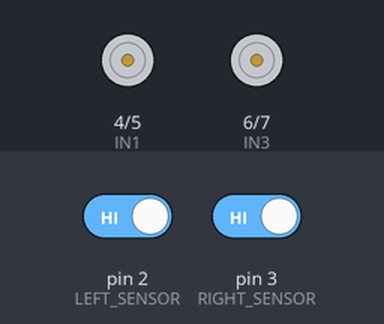
Recording of a sketch running on a simulated Arduino Uno, built with avr-gcc and run on an emulated ATmega328P. On the bench: motor-driver pin pairs drawn as motors (green arrow = first pin HIGH = forward, orange = second pin HIGH = backward, longer = more drive). Inputs (shaded band) come from the test bench; at power-on: pin 2 (LEFT_SENSOR) HIGH, pin 3 (RIGHT_SENSOR) HIGH.

Above: at 1.2 s.
1.3 s: pin 2 (LEFT_SENSOR) driven LOW
At 1.9 s:
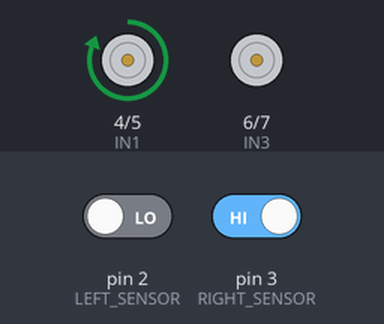
2.8 s: pin 3 (RIGHT_SENSOR) driven LOW
At 4.0 s:
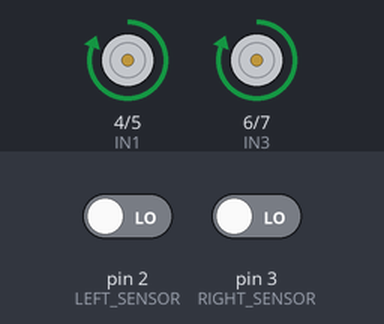
4.3 s: pin 2 (LEFT_SENSOR) driven HIGH
At 5.4 s:
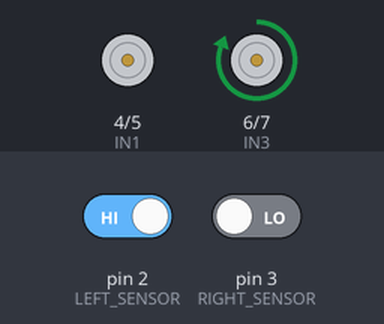
5.8 s: pin 3 (RIGHT_SENSOR) driven HIGH
At 6.5 s:
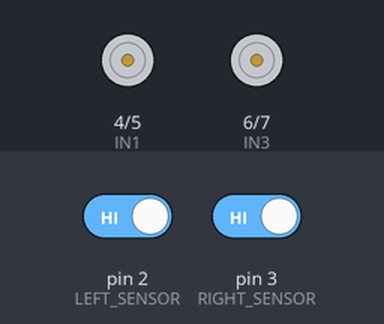
Timing chart, 0 to 8.3 s (numbered marks = the images above; inputs shaded):
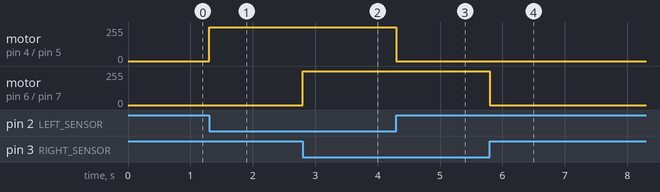

Measured:
- after the input at 1.3 s, motor on pin 4 (IN1) / pin 5 (IN2): stopped → forward 255/255 at once
- after the input at 2.8 s, motor on pin 6 (IN3) / pin 7 (IN4): stopped → forward 255/255 at once
- after the input at 4.3 s, motor on pin 4 (IN1) / pin 5 (IN2): forward 255/255 → stopped at once
- after the input at 5.8 s, motor on pin 6 (IN3) / pin 7 (IN4): forward 255/255 → stopped at once

The sketch:

LINE_FOLLOWER_ROBOT_2_IR.ino
```cpp
// IR Sensor Pins
#define LEFT_SENSOR 2
#define RIGHT_SENSOR 3

// Motor Driver Pins
#define IN1 4
#define IN2 5
#define IN3 6
#define IN4 7

void setup()
{
  pinMode(LEFT_SENSOR, INPUT);
  pinMode(RIGHT_SENSOR, INPUT);

  pinMode(IN1, OUTPUT);
  pinMode(IN2, OUTPUT);
  pinMode(IN3, OUTPUT);
  pinMode(IN4, OUTPUT);
}

void loop()
{
  int left = digitalRead(LEFT_SENSOR);
  int right = digitalRead(RIGHT_SENSOR);

  // Both sensors on line
  if (left == 0 && right == 0)
  {
    forward();
  }
  // Left sensor off line
  else if (left == 1 && right == 0)
  {
    turnLeft();
  }
  // Right sensor off line
  else if (left == 0 && right == 1)
  {
    turnRight();
  }
  // Both off line
  else
  {
    stopRobot();
  }
}

void forward()
{
  digitalWrite(IN1, HIGH);
  digitalWrite(IN2, LOW);
  digitalWrite(IN3, HIGH);
  digitalWrite(IN4, LOW);
}

void turnLeft()
{
  digitalWrite(IN1, LOW);
  digitalWrite(IN2, LOW);
  digitalWrite(IN3, HIGH);
  digitalWrite(IN4, LOW);
}

void turnRight()
{
  digitalWrite(IN1, HIGH);
  digitalWrite(IN2, LOW);
  digitalWrite(IN3, LOW);
  digitalWrite(IN4, LOW);
}

void stopRobot()
{
  digitalWrite(IN1, LOW);
  digitalWrite(IN2, LOW);
  digitalWrite(IN3, LOW);
  digitalWrite(IN4, LOW);
}
```
